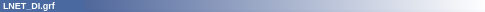
  <widget class="QFrame" name="frame_3">
   <property name="geometry">
    <rect>
     <x>0</x>
     <y>0</y>
     <width>485</width>
     <height>12</height>
    </rect>
   </property>
   <property name="styleSheet">
    <string notr="true">background-color: qlineargradient(spread:pad, x1:0, y1:0, x2:1, y2:0, stop:0 rgba(43, 71, 134, 255), stop:1 rgba(255, 255, 255, 255));</string>
   </property>
   <property name="frameShape">
    <enum>QFrame::Panel</enum>
   </property>
   <property name="frameShadow">
    <enum>QFrame::Raised</enum>
   </property>
   <property name="lineWidth">
    <number>0</number>
   </property>
   <widget class="QLabel" name="lbLnetT_2">
    <property name="geometry">
     <rect>
      <x>0</x>
      <y>0</y>
      <width>81</width>
      <height>20</height>
     </rect>
    </property>
    <property name="font">
     <font>
      <pointsize>5</pointsize>
      <weight>75</weight>
      <bold>true</bold>
     </font>
    </property>
    <property name="styleSheet">
     <string notr="true">background-color: rgb(73, 105, 160);</string>
    </property>
    <property name="text">
     <string>&lt;!DOCTYPE HTML PUBLIC &quot;-//W3C//DTD HTML 4.0//EN&quot; &quot;http://www.w3.org/TR/REC-html40/strict.dtd&quot;&gt;
&lt;html&gt;&lt;head&gt;&lt;meta name=&quot;qrichtext&quot; content=&quot;1&quot; /&gt;&lt;style type=&quot;text/css&quot;&gt;
p, li { white-space: pre-wrap; }
&lt;/style&gt;&lt;/head&gt;&lt;body style=&quot; font-family:'MS Shell Dlg 2'; font-size:5pt; font-weight:600; font-style:normal;&quot;&gt;
&lt;p style=&quot;-qt-paragraph-type:empty; margin-top:0px; margin-bottom:0px; margin-left:0px; margin-right:0px; -qt-block-indent:0; text-indent:0px;&quot;&gt;&lt;/p&gt;&lt;/body&gt;&lt;/html&gt;</string>
    </property>
   </widget>
   <widget class="QFrame" name="frame_4">
    <property name="geometry">
     <rect>
      <x>10</x>
      <y>10</y>
      <width>485</width>
      <height>11</height>
     </rect>
    </property>
    <property name="styleSheet">
     <string notr="true">background-color: qlineargradient(spread:pad, x1:0, y1:0, x2:1, y2:0, stop:0 rgba(43, 71, 134, 255), stop:1 rgba(255, 255, 255, 255));</string>
    </property>
    <property name="frameShape">
     <enum>QFrame::Panel</enum>
    </property>
    <property name="frameShadow">
     <enum>QFrame::Raised</enum>
    </property>
    <property name="lineWidth">
     <number>0</number>
    </property>
    <widget class="QLabel" name="lbLnetT_3">
     <property name="geometry">
      <rect>
       <x>0</x>
       <y>0</y>
       <width>81</width>
       <height>20</height>
      </rect>
     </property>
     <property name="font">
      <font>
       <pointsize>5</pointsize>
       <weight>75</weight>
       <bold>true</bold>
      </font>
     </property>
     <property name="styleSheet">
      <string notr="true">background-color: rgb(73, 105, 160);</string>
     </property>
     <property name="text">
      <string>&lt;!DOCTYPE HTML PUBLIC &quot;-//W3C//DTD HTML 4.0//EN&quot; &quot;http://www.w3.org/TR/REC-html40/strict.dtd&quot;&gt;
&lt;html&gt;&lt;head&gt;&lt;meta name=&quot;qrichtext&quot; content=&quot;1&quot; /&gt;&lt;style type=&quot;text/css&quot;&gt;
p, li { white-space: pre-wrap; }
&lt;/style&gt;&lt;/head&gt;&lt;body style=&quot; font-family:'MS Shell Dlg 2'; font-size:5pt; font-weight:600; font-style:normal;&quot;&gt;
&lt;p style=&quot;-qt-paragraph-type:empty; margin-top:0px; margin-bottom:0px; margin-left:0px; margin-right:0px; -qt-block-indent:0; text-indent:0px;&quot;&gt;&lt;/p&gt;&lt;/body&gt;&lt;/html&gt;</string>
     </property>
    </widget>
   </widget>
   <widget class="QLabel" name="lbLnetT">
    <property name="geometry">
     <rect>
      <x>3</x>
      <y>0</y>
      <width>81</width>
      <height>12</height>
     </rect>
    </property>
    <property name="font">
     <font>
      <pointsize>5</pointsize>
      <weight>75</weight>
      <bold>true</bold>
     </font>
    </property>
    <property name="styleSheet">
     <string notr="true">background-color: rgb(73, 105, 160);</string>
    </property>
    <property name="text">
     <string>&lt;!DOCTYPE HTML PUBLIC &quot;-//W3C//DTD HTML 4.0//EN&quot; &quot;http://www.w3.org/TR/REC-html40/strict.dtd&quot;&gt;
&lt;html&gt;&lt;head&gt;&lt;meta name=&quot;qrichtext&quot; content=&quot;1&quot; /&gt;&lt;style type=&quot;text/css&quot;&gt;
p, li { white-space: pre-wrap; }
&lt;/style&gt;&lt;/head&gt;&lt;body style=&quot; font-family:'MS Shell Dlg 2'; font-size:5pt; font-weight:600; font-style:normal;&quot;&gt;
&lt;p style=&quot; margin-top:0px; margin-bottom:0px; margin-left:0px; margin-right:0px; -qt-block-indent:0; text-indent:0px;&quot;&gt;&lt;span style=&quot; font-size:7pt; color:#ffffff;&quot;&gt;LNET_DI.grf&lt;/span&gt;&lt;/p&gt;&lt;/body&gt;&lt;/html&gt;</string>
    </property>
   </widget>
  </widget>
